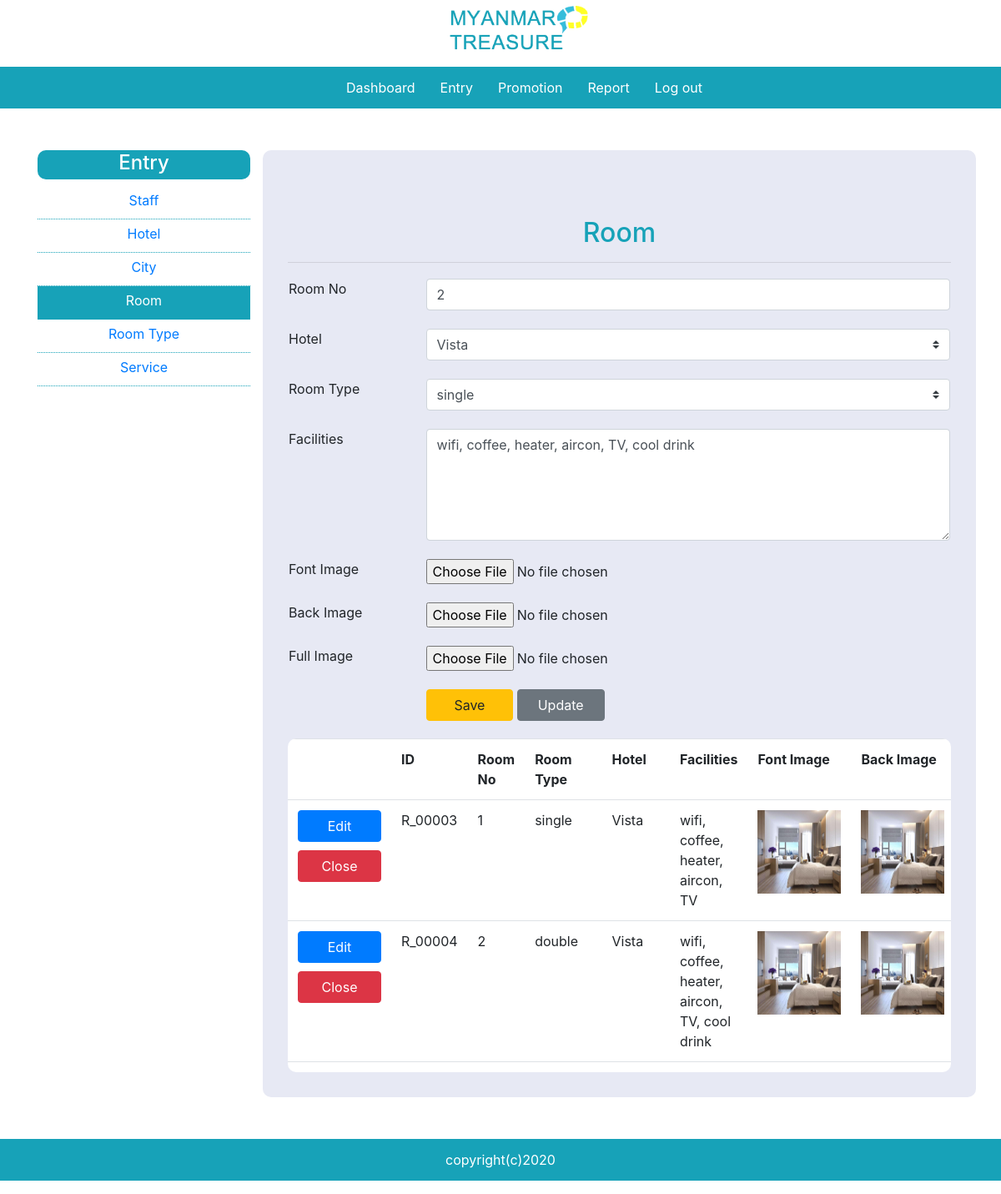
/room.php?eid=R_00004 (signed in), run on the app's committed database.
### tables this page shows
CREATE TABLE `room` (
  `roomid` varchar(45) NOT NULL,
  `roomno` varchar(45) NOT NULL,
  `roomtypeid` varchar(45) NOT NULL,
  `hotelid` varchar(45) NOT NULL,
  `facilities` varchar(200) NOT NULL,
  `fontimage` varchar(100) NOT NULL,
  `backimage` varchar(100) NOT NULL,
  `fullimage` varchar(100) NOT NULL,
  `status` varchar(45) NOT NULL
);

### room.php (the view, shortened to what this page needs)
<?php
    include 'template/header_ad.php';
    $con=mysqli_connect("localhost","root","","dbagent");
    $roomno="";
    $hotelid="";
    $facilities="";
    if(isset($_REQUEST['eid']))
    {
        $roomid=$_REQUEST['eid'];
        $sql="SELECT * FROM room WHERE roomid='$roomid'";
        $result=mysqli_query($con,$sql);
        while($data=mysqli_fetch_array($result))
        {
            $roomno=$data['roomno'];
            $facilities=$data['facilities'];
            $hotelid=$data['hotelid'];
        }
    }
?>
 <section class="content">
        <div class="container">
            <div class="row">
                <div class="col-3 sidebar">
                    <h4>Entry</h4>
                    <a href="staff.php">Staff</a>
                    <a href="hotel.php">Hotel</a>
                    <a href="city.php">City</a>
                    <a href="room.php" class="active">Room</a>
                    <a href="roomtype.php">Room Type</a>
                    <a href="service.php">Service</a>
                </div>
                <div class="col-9 main-content">
                    <h2>Room</h2><hr/>
                    <form action="room.php" method="POST" enctype="multipart/form-data">
                        <table width="100%">
                            <tr>
                                <td></td>
                                <td>
                                </td>
                            </tr>
                            <tr>
                                <td>Room No</td>
                                <td>
                                    <input type="text" name="txtroomno" class="form-control" value="<?php echo $roomno;?>" required>
                                </td>
                            </tr>
                            <tr>
                                <td>Hotel</td>
                                <td>
                                    <select name="txthotelid" class="form-control browser-default custom-select" id='hotel'>
                                        <?php
                                            $sql="SELECT * FROM hotel WHERE status='available'";
                                            $result=mysqli_query($con,$sql);
                                            while($data=mysqli_fetch_array($result))
                                            {
                                                if($hotelid==$data['hotelid'])
                                                {
                                                    echo '<option value="'.$data['hotelid'].'" selected>'.$data['hotelname'].'</option>';
                                                }
                                                else{
                                                    echo '<option value="'.$data['hotelid'].'">'.$data['hotelname'].'</option>';
                                                }
                                            }
                                        ?>
                                    </select>
                                </td>
                            </tr>
                            <tr>
                                <td>Room Type</td>
                                <td id="roomtype">
                                    <select name="txtroomtypeid" class="form-control browser-default custom-select">
                                        <?php
                                        if($hotelid!="")
                                        {
                                            $sql="SELECT * FROM roomtype WHERE hotelid='$hotelid'";
                                            $result=mysqli_query($con,$sql);
                                            while($data=mysqli_fetch_array($result))
                                            {
                                                echo '<option value="'.$data['roomtypeid'].'">'.$data['roomtypename'].'</option>';
                                            }
                                        }
                                        else{
                                            echo '<option></option>';
                                        }
                                    ?>
                                    </select>
                                </td>
                            </tr>
                            <tr>
                                <td>Facilities</td>
                                <td>
                                    <textarea name="txtfacilities"  rows="5" class="form-control" required><?php echo $facilities;?></textarea>
                                </td>
                            </tr>
                            <tr>
                                <td>Font Image</td>
                                <td>
                                        <input type="file"  name="txtfontimage" >
                                </td>
                            </tr>
                            <tr>
                                <td>Back Image</td>
                                <td>
                                        <input type="file" name="txtbackimage">
                                </td>
                            </tr>
                            <tr>
                                <td>Full Image</td>
                                <td>
                                        <input type="file"  name="txtfullimage">
                                </td>
                            </tr>
                            <tr>
                                <td></td>
                                <td>
                                    <button class="btn btn-warning col-2" name="btnsave">Save</button>
                                    <button class="btn btn-secondary col-2" name="btnupdate">Update</button>
                                </td>
                            </tr>
                        </table>
                    </form>
                    <div class="tablelist">
                        <div class="table-responsive">
                        <table class="table">
                            <tr>
                                <th></th>
                                <th>ID</th>
                                <th>Room No</th>
                                <th>Room Type</th>
                                <th>Hotel</th>
                                <th>Facilities</th>
                                <th>Font Image</th>
                                <th>Back Image</th>
                            </tr>
                            <?php
                                $sql="SELECT * FROM room_hotel_view";
                                $result=mysqli_query($con,$sql);
                                while($data=mysqli_fetch_array($result))
                                {
                                    echo '<tr>';
                                    echo '<td>';
                                    echo '<a href="room.php?eid='.$data['roomid'].'" style="display:block;width:100px;margin-bottom:10px" class="btn btn-primary">Edit</a>';
                                        if($data['status']!='close')
                                        {
                                            echo '<a href="room.php?did='.$data['roomid'].'" style="display:block;width:100px" class="btn btn-danger">Close</a>';
                                        }
                                    echo '</td>';
                                        echo '<td>'.$data['roomid'].'</td>';
                                        echo '<td>'.$data['roomno'].'</td>';
                                        echo '<td>'.$data['roomtypename'].'</td>';
                                        echo '<td>'.$data['hotelname'].'</td>';
                                        echo '<td>'.$data['facilities'].'</td>';
                                        echo '<td><img src="'.$data['fontimage'].'" width ="100" height="100"/></td>';
                                        echo '<td><img src="'.$data['backimage'].'" width ="100" height="100"/></td>';
                                        echo '</tr>';
                                }
                            ?>
                        </table>
                        </div>
                    </div>
                </div>
            </div>
        </div>
     </section>
<?php
include 'template/footer.php';
?>

### css/style.css (style rules this page uses)
.content { min-height: 500px; }
.content h2 { color: #17a2b8; margin-top: 50px; text-align: center; }
.sidebar { min-height: 500px; margin-top: 50px; margin-bottom: 50px; }
.sidebar h4 { display: block; background-color: #17a2b8; height: 35px; line-height: 30px; text-align: center; color: white; border-radius: 10px; }
.sidebar a { display: block; text-decoration: none; text-align: center; border-bottom: thin dotted #17a2b8; height: 40px; line-height: 35px; }
.active { background-color: #17a2b8; color: #ffffff; }
.main-content { min-height: 500px; margin-top: 50px; margin-bottom: 50px; padding: 30px; background-color: #e7e9f4; border-radius: 10px; }
.main-content h2 { color: #17a2b8; }
input[type="text"], input[type="radio"], input[type="email"], input[type="password"], input[type="date"], input[type="file"], select, textarea { margin-bottom: 20px; }
.main-content td { vertical-align: top; }
.tablelist { margin-top: 20px; border-radius: 10px; background-color: white; height: 400px; overflow-y: scroll; }

### data on the page
room: txtroomno "2", txtfacilities "wifi, coffee, heater, aircon, TV, cool drink"

### other printed values
$data['roomid'] "R_00003"
$data['roomno'] "1"
$data['roomtypename'] "single"
$data['hotelname'] "Vista"
$data['facilities'] "wifi, coffee, heater, aircon, TV"
$data['roomid'] "R_00004"
$data['roomno'] "2"
$data['roomtypename'] "double"
$data['facilities'] "wifi, coffee, heater, aircon, TV, cool drink"
form field txthotelid "Vista"
form field txtroomtypeid "single"
